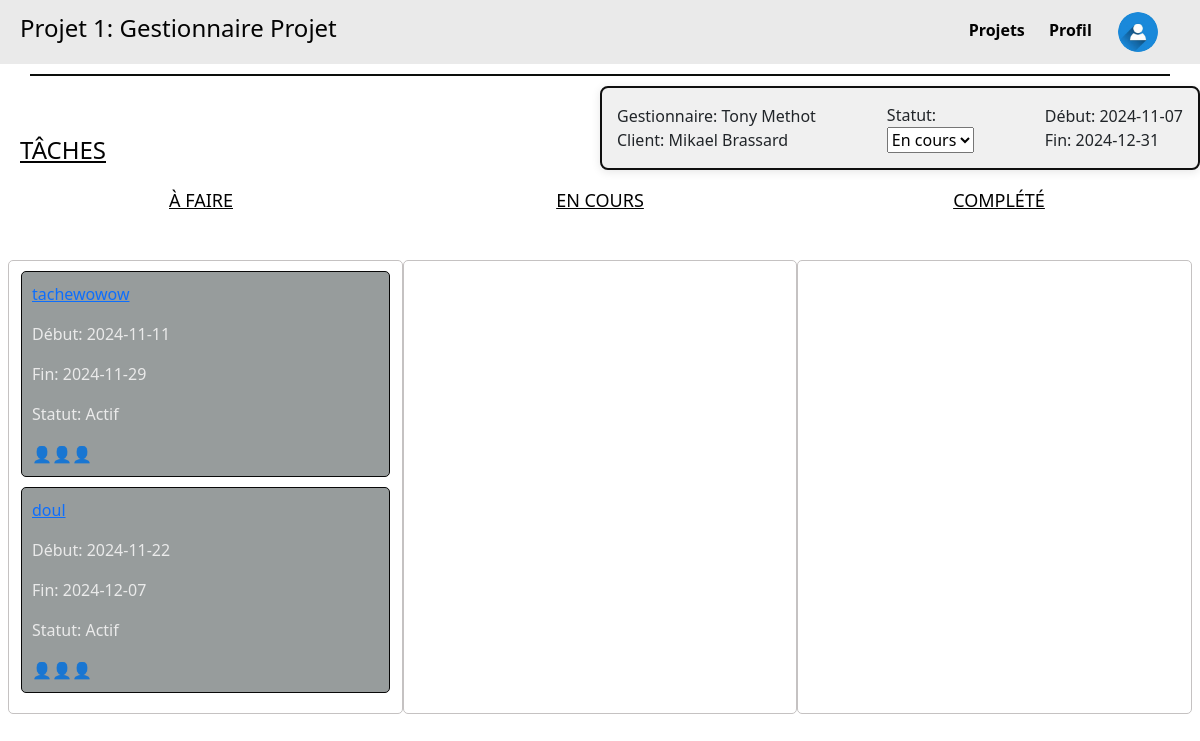
Before: /projet/1 with the older database file.
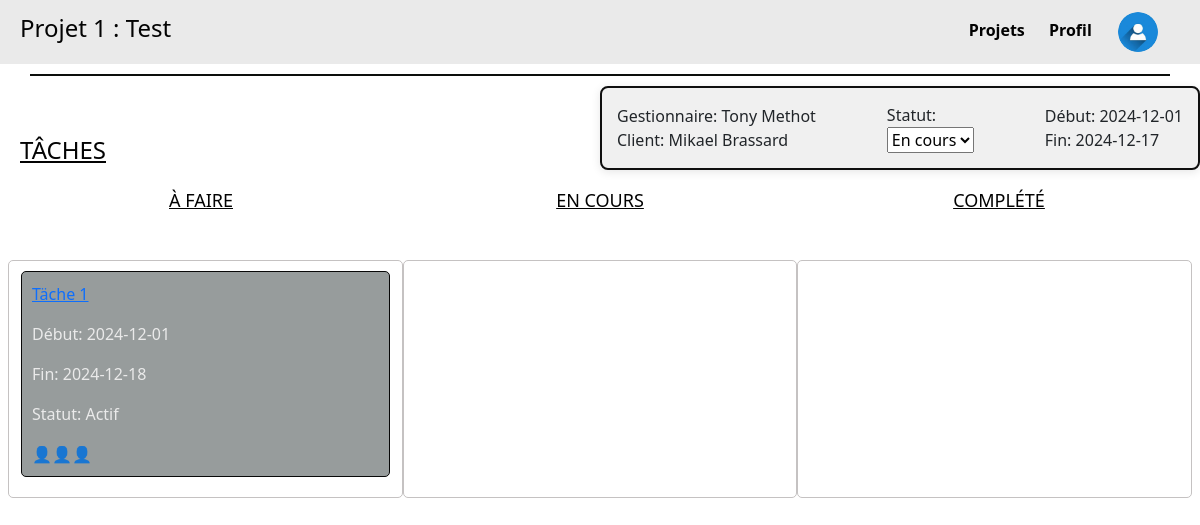
After: the same page with the newer database file.
### tables this page shows
CREATE TABLE Projet_proj (
    proj_id INTEGER PRIMARY KEY,
    proj_clnt_id INTEGER NOT NULL,
    proj_etat_etat INTEGER NOT NULL,
    proj_emp_id INTEGER NOT NULL,
    proj_nom TEXT NOT NULL,
    proj_dateDebut DATE,
    proj_dateFin DATE,
    proj_isTemplate BOOLEAN,
    FOREIGN KEY (proj_clnt_id) REFERENCES Client_clnt(clnt_id),
    FOREIGN KEY (proj_etat_etat) REFERENCES Etat_etat(etat_id),
    FOREIGN KEY (proj_emp_id) REFERENCES Employee_emp(emp_id)
);

CREATE TABLE Tache_tch (
    tch_id INTEGER PRIMARY KEY,
    tch_proj_id INTEGER NOT NULL,
    tch_etat_etat INTEGER NOT NULL,
    tch_parent INTEGER,
    tch_nom TEXT NOT NULL,
    tch_dateDebut DATE,
    tch_dateFin DATE,
    FOREIGN KEY (tch_proj_id) REFERENCES Projet_proj(proj_id),
    FOREIGN KEY (tch_etat_etat) REFERENCES Etat_etat(etat_id),
    FOREIGN KEY (tch_parent) REFERENCES Tache_tch(tch_id)
);

CREATE TABLE Etat_etat (
    etat_id INTEGER PRIMARY KEY,
    etat_nom TEXT NOT NULL
);

### main.py (the view)
@app.route('/projet/<int:id>', methods=['GET'])
def projet(id):
    projet = get_projet_by_id(id)
    if projet is None:
        return "Project not found", 404  # Or render a custom 404 page
    taches = get_taches_by_project(id)
    return render_template('projet.html', projet=projet, taches=taches)

### main.py (called while the page is built)
def get_taches_by_project(proj_id):
    conn = sqlite3.connect(DB)  # Connect to the database
    cursor = conn.cursor()
    query = """
    SELECT
        Tache_tch.tch_id AS id,
        Tache_tch.tch_proj_id AS projet_id,
        Etat_etat.etat_nom AS statut,  -- Get the status name instead of its ID
        Tache_tch.tch_nom AS nom,
        Tache_tch.tch_dateDebut AS dateDebut,
        Tache_tch.tch_dateFin AS dateFin
    FROM Tache_tch
    LEFT JOIN Etat_etat ON Tache_tch.tch_etat_etat = Etat_etat.etat_id  -- Join with the Etat_etat table
    WHERE Tache_tch.tch_proj_id = ? AND Tache_tch.tch_parent IS NULL;
    """
    cursor.execute(query, (proj_id,))
    taches = cursor.fetchall()
    conn.close()
    return taches

### templates/projet.html (shortened to what this page needs)
<!DOCTYPE html>
<html lang="fr">
  <head>
    <link rel="stylesheet" href="/static/css/style.css" />
    <link
      href="https://cdn.jsdelivr.net/npm/bootstrap@5.3.3/dist/css/bootstrap.min.css"
      rel="stylesheet"
    />
  </head>
  <body>
    <div class="header">
      <h4>{{ projet[4] }}</h4>
      <div class="menu">
        <a href="{{ url_for('listeProjets') }}" class="highlight-link"
          >Projets</a
        >
        <a href="{{ url_for('profil') }}" class="highlight-link">Profil</a>
        <a href="#" class="user-icon">
          <img
            src="../static/images/icon_utiliateur.jpg"
            alt="User Icon"
            width="40"
            height="40"
          />
        </a>
      </div>
    </div>
    <div class="divider"></div>
    <h4 class="taches">TÂCHES</h4>
    <div class="project-details">
      <div class="part1">
        <p>Gestionnaire: {{ projet[8] }}</p>
        <p>Client: {{ projet[7] }}</p>
      </div>
      <div class="part2">
        <label for="status">Statut:</label>
        <select id="status">
          <option value="en_cours">En cours</option>
        </select>
      </div>
      <div class="part3">
        <p>Début: {{ projet[5] }}</p>
        <p>Fin: {{ projet[6] }}</p>
      </div>
    </div>
    <div class="task-status">
      <h4 class="A_faire">À FAIRE</h4>
      <h4 class="en_cours">EN COURS</h4>
      <h4 class="complete">COMPLÉTÉ</h4>
    </div>
    <div class="tasks-container row">
      <div
        class="column col-12 col-md-4"
        ondrop="drop(event)"
        ondragover="allowDrop(event)"
      >
        {% for tache in taches %}
        <div
          class="task"
          id="task{{ tache[0] }}"
          draggable="true"
          ondragstart="drag(event)"
        >
          <a href="{{ url_for('tache', proj_id=projet[0], task_id=tache[0]) }}">
            <p>{{ tache[3] }}</p>
          </a>
          <p>Début: {{ tache[4] }}</p>
          <p>Fin: {{ tache[5] }}</p>
          <p>Statut: {{ tache[2] }}</p>
          <div class="icons">👤👤👤</div>
        </div>
        {% endfor %}
      </div>
      <div
        class="column col-12 col-md-4"
        ondrop="drop(event)"
        ondragover="allowDrop(event)"
      >
      </div>
      <div
        class="column col-12 col-md-4"
        ondrop="drop(event)"
        ondragover="allowDrop(event)"
      >
      </div>
    </div>
  </body>
</html>

### static/css/style.css (style rules this page uses)
body { font-family: Arial, sans-serif; margin: 0; padding: 0; background: #eaeaea; background-size: cover; }
.header { display: flex; justify-content: space-between; align-items: center; background-color: #eaeaea; padding: 10px 20px; color: #030303; }
.divider { width: 95%; height: 2px; background-color: #0c0e0c; margin: 10px auto; }
.taches { position: absolute; left: 20px; margin-top: 50px; text-decoration: underline; color: #030303; }
.highlight-link { position: relative; text-decoration: none; color: #a80c67; padding: 5px 0; }
.menu a { margin-right: 20px; text-decoration: none; color: #020202; font-weight: bold; }
.user-icon { display: inline-block; font-size: 20px; border: 2px solid transparent; background-color: transparent; border-radius: 50%; margin-top: auto; vertical-align: middle; border-radius: 100%; overflow: hidden; margin: 0; padding: 0; }
.project-details { top: 20px; right: 20px; width: 90%; margin-left: auto; max-width: 600px; background-color: #f0f0f0; border: 2px solid #0f0f0f; border-radius: 8px; padding: 15px; box-shadow: 0 2px 10px rgba(3, 3, 3, 0.1); display: flex; justify-content: space-between; align-items: center; }
.part1, .part2, .part3 { display: flex; flex-direction: column; }
.part1 p, .part2 p, .part3 p { margin: 0; }
.column { width: 100%; background-color: transparent; padding: 10px; border: 1px solid #c5c2c2; border-radius: 5px; margin-bottom: 20px; }
.task { background-color: #979c9c; padding: 10px; margin-bottom: 10px; border-radius: 5px; border: 1px solid #080808; color: #eaeaea; }
.icons { display: flex; justify-content: flex-start; }
.task-status { display: flex; justify-content: space-evenly; margin-bottom: 20px; flex-wrap: wrap; }
.A_faire, .en_cours, .complete { margin-top: 20px; font-size: 18px; color: #020202; text-decoration: underline; text-align: center; width: 100%; }
@media (min-width: 576px) { .A_faire, .en_cours, .complete { width: auto; } }
.tasks-container { display: flex; flex-wrap: wrap; justify-content: space-between; padding: 20px; }
@media (min-width: 768px) { .A_faire, .en_cours, .complete { width: 33%; } }
.task { background-color: #979c9c; padding: 10px; margin-bottom: 10px; border-radius: 5px; border: 1px solid #080808; color: #eaeaea; cursor: move; }

Changed rows visible on the page:
removed Tache_tch: tch_nom "tachewowow", tch_dateDebut "2024-11-11", tch_dateFin "2024-11-29", etat_nom "Actif"
removed Tache_tch: tch_nom "doul", tch_dateDebut "2024-11-22", tch_dateFin "2024-12-07", etat_nom "Actif"
changed Projet_proj: proj_nom "Projet 1: Gestionnaire Projet" → "Projet 1 : Test"; proj_dateDebut "2024-11-07" → "2024-12-01"; proj_dateFin "2024-12-31" → "2024-12-17"
added Tache_tch: tch_nom "Täche 1", tch_dateDebut "2024-12-01", tch_dateFin "2024-12-18", etat_nom "Actif"
